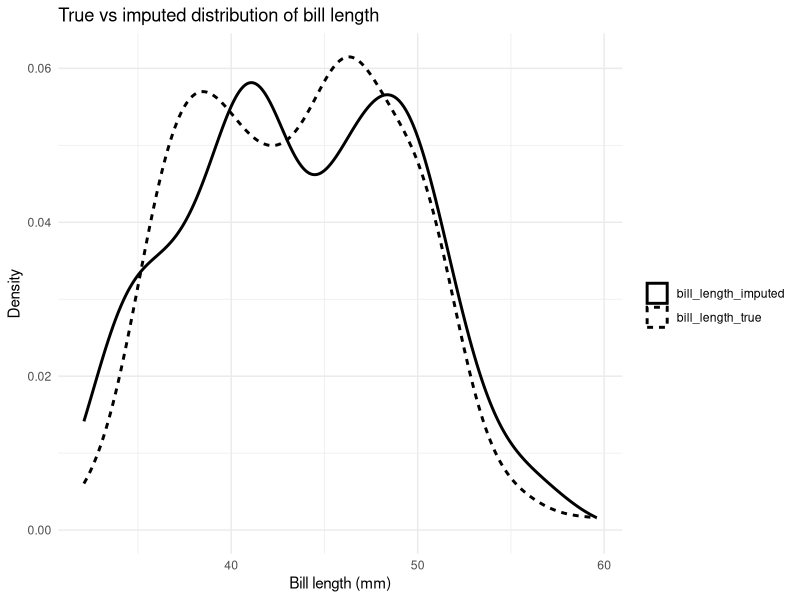
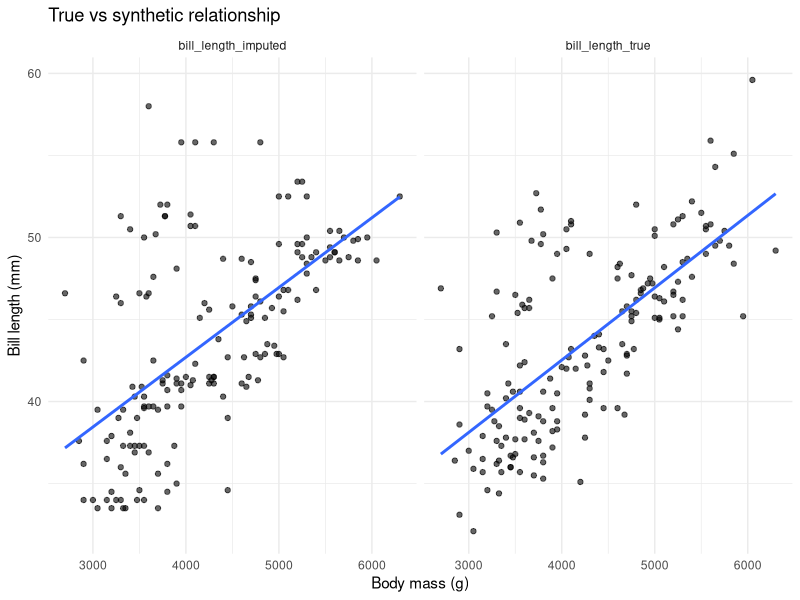
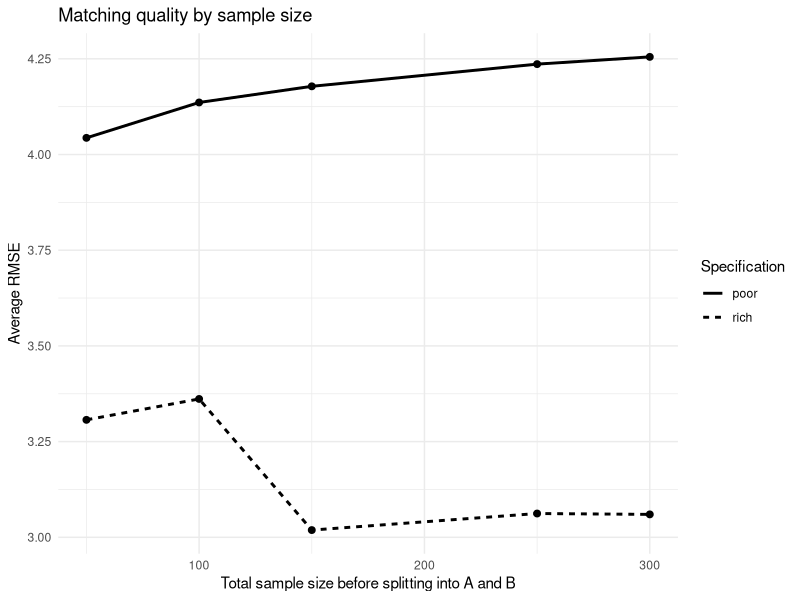

Write the R code that produced these figures, in order.
## ---- chunk 1
library(palmerpenguins)
library(dplyr)
library(tidyr)
library(purrr)
library(ggplot2)
library(knitr)

set.seed(123)

penguins_clean <- penguins %>%
  select(
    species,
    island,
    sex,
    flipper_length_mm,
    body_mass_g,
    bill_length_mm
  ) %>%
  na.omit()

n <- nrow(penguins_clean)

sample_A_id <- sample(
  1:n,
  size = floor(n / 2),
  replace = FALSE
)

A_full <- penguins_clean[sample_A_id, ]
B_full <- penguins_clean[-sample_A_id, ]

A <- A_full %>%
  select(
    species,
    island,
    sex,
    flipper_length_mm,
    body_mass_g
  )

B <- B_full %>%
  select(
    species,
    island,
    sex,
    flipper_length_mm,
    bill_length_mm
  )

A_true_bill <- A_full$bill_length_mm
## ---- chunk 2
hot_deck_match <- function(recipient_file, donor_file, spec = "rich") {
  
  imputed_values <- numeric(nrow(recipient_file))
  
  for (i in 1:nrow(recipient_file)) {
    
    recipient <- recipient_file[i, ]
    
    if (spec == "rich") {
      possible_donors <- donor_file %>%
        filter(
          species == recipient$species,
          sex == recipient$sex,
          island == recipient$island
        )
    }
    
    if (spec == "poor") {
      possible_donors <- donor_file %>%
        filter(
          species == recipient$species
        )
    }
    
    if (nrow(possible_donors) == 0) {
      possible_donors <- donor_file %>%
        filter(species == recipient$species)
    }
    
    if (nrow(possible_donors) == 0) {
      possible_donors <- donor_file
    }
    
    if (spec == "rich") {
      best_donor <- possible_donors %>%
        mutate(
          distance = abs(flipper_length_mm - recipient$flipper_length_mm)
        ) %>%
        slice_min(distance, n = 1, with_ties = TRUE) %>%
        slice_sample(n = 1)
    }
    
    if (spec == "poor") {
      best_donor <- possible_donors %>%
        slice_sample(n = 1)
    }
    
    imputed_values[i] <- best_donor$bill_length_mm
  }
  
  recipient_file %>%
    mutate(bill_length_imputed = imputed_values)
}

evaluate_matching <- function(A_file, B_file, A_true_values, spec = "rich") {
  
  matched_data <- hot_deck_match(A_file, B_file, spec = spec) %>%
    mutate(
      bill_length_true = A_true_values,
      error = bill_length_imputed - bill_length_true
    )
  
  true_cor <- cor(
    matched_data$body_mass_g,
    matched_data$bill_length_true,
    use = "complete.obs"
  )
  
  synthetic_cor <- cor(
    matched_data$body_mass_g,
    matched_data$bill_length_imputed,
    use = "complete.obs"
  )
  
  tibble(
    specification = spec,
    rmse = sqrt(mean(matched_data$error^2, na.rm = TRUE)),
    mae = mean(abs(matched_data$error), na.rm = TRUE),
    true_correlation = true_cor,
    synthetic_correlation = synthetic_cor,
    correlation_error = abs(true_cor - synthetic_cor)
  )
}

A_matched <- hot_deck_match(A, B, spec = "rich") %>%
  mutate(
    bill_length_true = A_true_bill,
    error = bill_length_imputed - bill_length_true
  )

baseline_results <- evaluate_matching(
  A_file = A,
  B_file = B,
  A_true_values = A_true_bill,
  spec = "rich"
)
## ---- chunk 3
tibble(
  File = c("A", "B"),
  Common_variables = c(
    "species, island, sex, flipper length",
    "species, island, sex, flipper length"
  ),
  Observed_specific_variable = c("body mass", "bill length"),
  Hidden_variable = c("bill length", "body mass")
) %>%
  kable()
## ---- chunk 4
baseline_results %>%
  mutate(across(where(is.numeric), ~ round(.x, 3))) %>%
  kable()
## ---- chunk 5
A_matched %>%
  select(bill_length_true, bill_length_imputed) %>%
  pivot_longer(
    cols = everything(),
    names_to = "variable",
    values_to = "bill_length_mm"
  ) %>%
  ggplot(aes(x = bill_length_mm, linetype = variable)) +
  geom_density(linewidth = 1) +
  labs(
    title = "True vs imputed distribution of bill length",
    x = "Bill length (mm)",
    y = "Density",
    linetype = ""
  ) +
  theme_minimal()
## ---- chunk 6
A_matched %>%
  select(body_mass_g, bill_length_true, bill_length_imputed) %>%
  pivot_longer(
    cols = c(bill_length_true, bill_length_imputed),
    names_to = "variable",
    values_to = "bill_length_mm"
  ) %>%
  ggplot(aes(x = body_mass_g, y = bill_length_mm)) +
  geom_point(alpha = 0.6) +
  geom_smooth(method = "lm", se = FALSE) +
  facet_wrap(~ variable) +
  labs(
    title = "True vs synthetic relationship",
    x = "Body mass (g)",
    y = "Bill length (mm)"
  ) +
  theme_minimal()
## ---- chunk 7
tibble(
  Specification = c("Poor", "Rich"),
  Rule = c(
    "Random donor with the same species",
    "Same species, sex and island, then nearest flipper length"
  )
) %>%
  kable()
## ---- chunk 8
run_one_simulation <- function(sample_size, specification) {
  
  sampled_data <- penguins_clean %>%
    slice_sample(n = sample_size)
  
  sample_A_id <- sample(
    1:nrow(sampled_data),
    size = floor(sample_size / 2),
    replace = FALSE
  )
  
  A_full_sim <- sampled_data[sample_A_id, ]
  B_full_sim <- sampled_data[-sample_A_id, ]
  
  A_sim <- A_full_sim %>%
    select(
      species,
      island,
      sex,
      flipper_length_mm,
      body_mass_g
    )
  
  B_sim <- B_full_sim %>%
    select(
      species,
      island,
      sex,
      flipper_length_mm,
      bill_length_mm
    )
  
  evaluate_matching(
    A_file = A_sim,
    B_file = B_sim,
    A_true_values = A_full_sim$bill_length_mm,
    spec = specification
  ) %>%
    select(rmse, mae, correlation_error)
}

simulation_results <- expand_grid(
  sample_size = c(50, 100, 150, 250, 300),
  repetition = 1:20,
  specification = c("poor", "rich")
) %>%
  mutate(
    result = pmap(
      list(sample_size, specification),
      ~ run_one_simulation(
        sample_size = ..1,
        specification = ..2
      )
    )
  ) %>%
  unnest(result)

simulation_summary <- simulation_results %>%
  group_by(sample_size, specification) %>%
  summarise(
    mean_rmse = mean(rmse, na.rm = TRUE),
    mean_mae = mean(mae, na.rm = TRUE),
    mean_correlation_error = mean(correlation_error, na.rm = TRUE),
    .groups = "drop"
  )
## ---- chunk 9
ggplot(
  simulation_summary,
  aes(x = sample_size, y = mean_rmse, linetype = specification)
) +
  geom_line(linewidth = 1) +
  geom_point(size = 2) +
  labs(
    title = "Matching quality by sample size",
    x = "Total sample size before splitting into A and B",
    y = "Average RMSE",
    linetype = "Specification"
  ) +
  theme_minimal()
